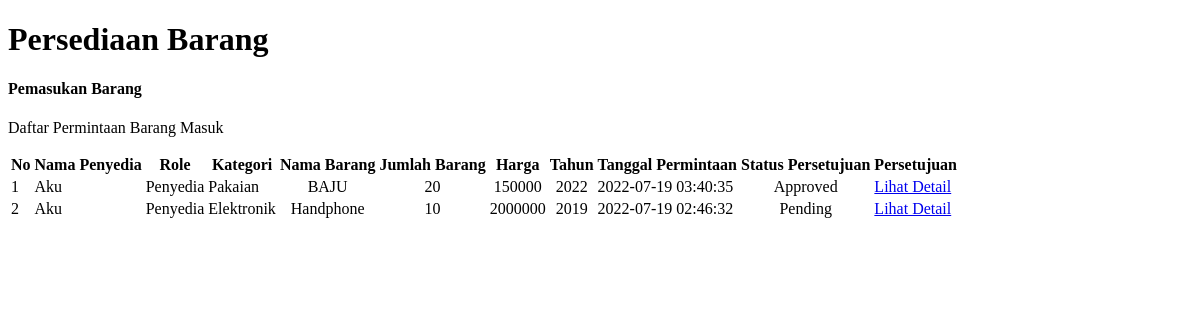
The app's page /disbekal/home.php, older data.
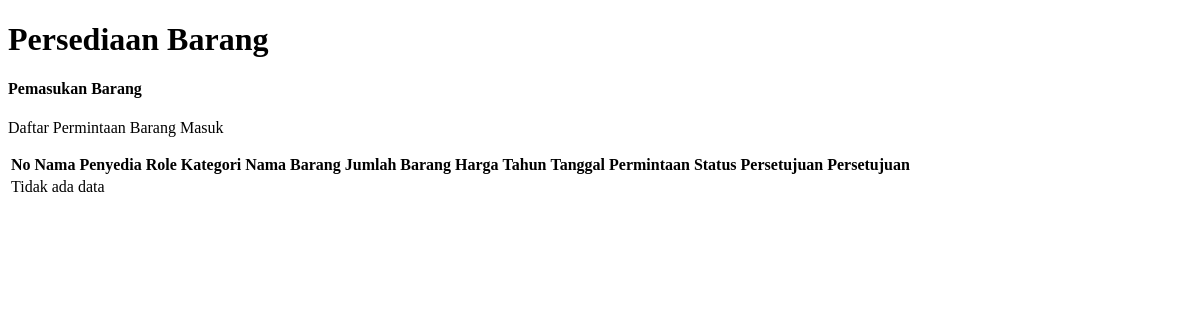
The same page, newer data.
### tables this page shows
CREATE TABLE `pemasukan` (
  `id_request` int(11) NOT NULL,
  `id_admin` int(11) NOT NULL,
  `nama_penyedia` varchar(250) NOT NULL,
  `role` varchar(250) NOT NULL,
  `id_komoditi` int(11) NOT NULL,
  `id_barang` varchar(11) NOT NULL,
  `nama_barang` varchar(250) NOT NULL,
  `jumlah_barang` int(11) NOT NULL,
  `harga_barang` int(11) NOT NULL,
  `tahun_produksi` int(11) NOT NULL,
  `tgl_request` timestamp NOT NULL DEFAULT current_timestamp(),
  `no_kontrak` int(11) NOT NULL,
  `status` varchar(255) NOT NULL,
  `status_request` bit(1) NOT NULL
);

CREATE TABLE `komoditi` (
  `id_komoditi` int(11) NOT NULL,
  `jenis_komoditi` varchar(50) NOT NULL
);

### disbekal/home.php (the view, shortened to what this page needs)
<!DOCTYPE html>
<html dir="ltr" lang="en">
<body>
    <div class="page-wrapper">
        <div class="page-breadcrumb">
            <div class="row align-items-center">
                <div class="col-6">
                    <h1 class="mb-0 fw-bold">Persediaan Barang</h1>
                </div>
            </div>
        </div>
        <div class="container-fluid">
            <div class="row">
                <div class="col-12">
                    <div class="card">
                        <div class="card-body">
                            <div class="d-md-flex">
                                <div>
                                    <h4 class="card-title">Pemasukan Barang</h4>
                                    <p>Daftar Permintaan Barang Masuk</p>
                                </div>
                            </div>
                            <div class="table-responsive">
                                <table class="table mb-0 table-hover align-middle text-nowrap">
                                    <thead>
                                        <tr>
                                            <th class="border-top-0">No</th>
                                            <th class="border-top-0">Nama Penyedia</th>
                                            <th class="border-top-0" style="text-align:center">Role</th>
                                            <th class="border-top-0">Kategori</th>
                                            <th class="border-top-0">Nama Barang</th>
                                            <th class="border-top-0">Jumlah Barang</th>
                                            <th class="border-top-0">Harga</th>
                                            <th class="border-top-0">Tahun</th>
                                            <th class="border-top-0">Tanggal Permintaan</th>
                                            <th class="border-top-0">Status Persetujuan</th>
                                            <th class="border-top-0">Persetujuan</th>
                                        </tr>
                                    </thead>
                                    <tbody>
                                     <?php
                                            include 'database.php';
                                            $no = 1;
                                            $sql = mysqli_query($koneksi,'SELECT * FROM pemasukan LEFT JOIN komoditi USING(id_komoditi) ORDER BY id_request DESC');
                                            if (mysqli_num_rows($sql) > 0 ) {
                                            while ($row = mysqli_fetch_array($sql)){
                                        ?>
                                            <tr>
                                            <td><?php echo $no++ ?></td>
                                            <td><?php echo $row['nama_penyedia']?></td>
                                            <td><?php echo $row['role']?></td>
                                            <td><?php echo $row['jenis_komoditi']?></td>
                                            <td style="text-align:center"><?php echo $row['nama_barang']?></td>
                                            <td style="text-align:center"><?php echo $row['jumlah_barang']?></td>
                                            <td style="text-align:center"><?php echo $row['harga_barang']?></td>
                                            <td style="text-align:center"><?php echo $row['tahun_produksi']?></td>
                                            <td><?php echo $row['tgl_request']?></td>
                                            <td style="text-align:center"><?php echo ($row['status_request'] == 0)?'Pending':'Approved'; ?></td>
                                            <td>
                                                <a class="btn btn-success" href="<?php echo BASE_URL."index.php?page=disbekal/detail_persetujuan.php&id_request=$row[id_request]" ?>">Lihat Detail</a>
                                            </td>
                                            </tr>
                                        <?php }
                                        }else { ?>
                                            <tr>
                                                <td colspan="9">Tidak ada data</td>
                                            </tr>
                                        <?php } ?>
                                    </tbody>
                                </table>
                            </div>
                        </div>
                    </div>
                </div>
            </div>
    </div>
    </div>
</body>
</html>

Row changes from the older to the newer data that the page shows:
removed pemasukan: nama_penyedia "Aku", role "Penyedia", id_komoditi.jenis_komoditi "Pakaian", nama_barang "BAJU", jumlah_barang "20", harga_barang "150000", tahun_produksi "2022", tgl_request "2022-07-19 03:40:35", status_request "Approved"
removed pemasukan: nama_penyedia "Aku", role "Penyedia", id_komoditi.jenis_komoditi "Elektronik", nama_barang "Handphone", jumlah_barang "10", harga_barang "2000000", tahun_produksi "2019", tgl_request "2022-07-19 02:46:32", status_request "Pending"
Text that changed along with them:
text now shown: "Tidak ada data"
